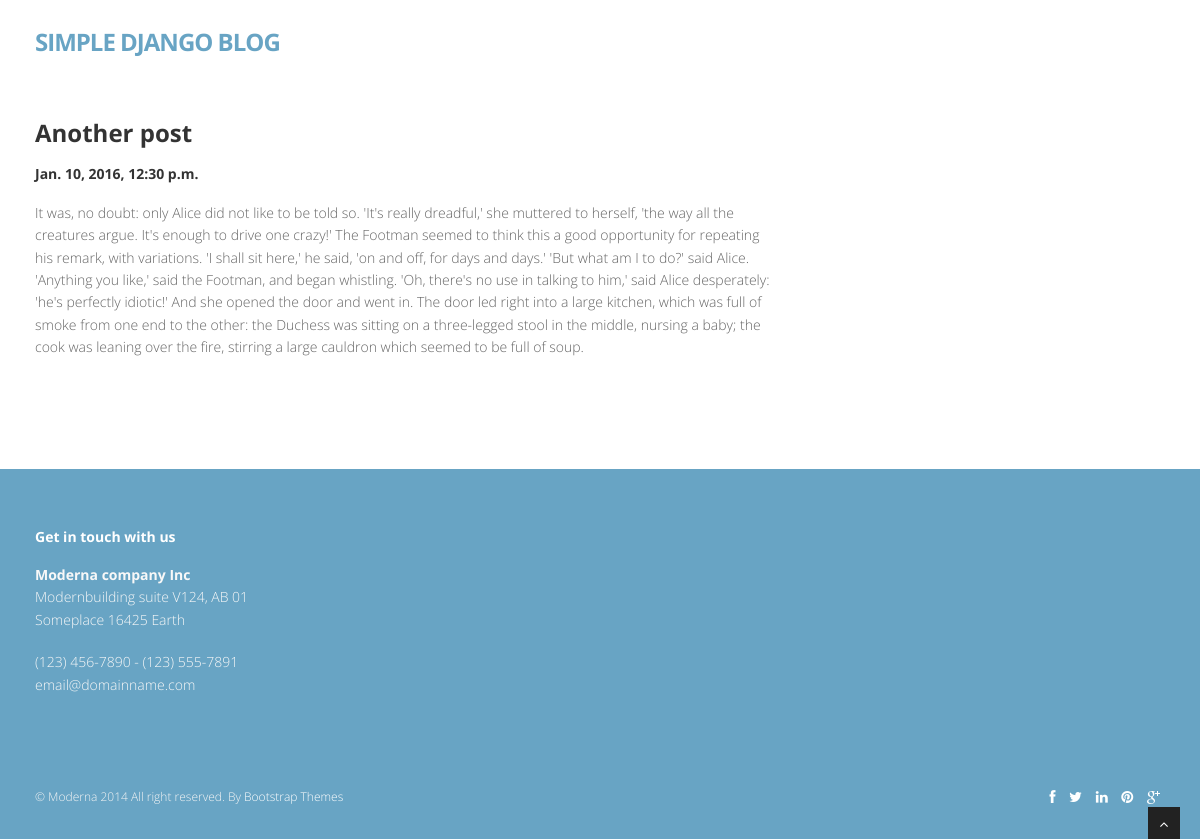
/2016/1/another-post/, run on the app's committed database.
### blog/models.py (models this page shows, shortened)
class Post(models.Model):
    title = models.CharField(max_length=255)
    pub_date = models.DateTimeField(auto_now_add=True)
    slug = models.SlugField(unique=True, max_length=255)
    content = models.TextField()
    category = models.ForeignKey('blog.Category')
    class Meta:
        ordering = ['-pub_date']

### blog/templates/blog/post_detail.html
{% extends "blog/includes/base.html" %}
{% block content %}
    <article>
        <div class="post-image">
            <div class="post-heading">
                <h3>{{ object.title }}</h3>
                <h5>{{ object.pub_date }}</h5>
            </div>
        </div>
        <p>
            {{ object.content }}
        </p>
    </article>
{% endblock %}

### blog/static/blog/css/style.css (style rules this page uses)
body { font-family:'Open Sans', Arial, sans-serif; font-size:14px; font-weight:300; line-height:1.6em; color:#656565; }
h1,h2, h3, h4, h5, h6 { font-family:'Open Sans', Arial, sans-serif; font-weight:700; line-height:1.1em; color:#333; margin-bottom: 20px; }
article { margin-bottom:40px; }
article .post-heading h3 { margin-bottom:20px; }
.post-image { margin-bottom:20px; }

### data on the page
Post: title "Another post", pub_date "Jan. 10, 2016, 12:30 p.m.", content "It was, no doubt: only Alice did not like to be told so. 'It's really dreadful,' she muttered to herself, 'the way all the creatures argue. It's enough to drive one crazy!' The Footman seemed to think this a good opportunity for repeating his remark, with variations. 'I shall sit here,' he said, 'on and off, for days and days.' 'But what am I to do?' said Alice. 'Anything you like,' said the Footman, and began whistling. 'Oh, there's no use in talking to him,' said Alice desperately: 'he's perfectly idiotic!' And she opened the door and went in. The door led right into a large kitchen, which was full of smoke from one end to the other: the Duchess was sitting on a three-legged stool in the…"
